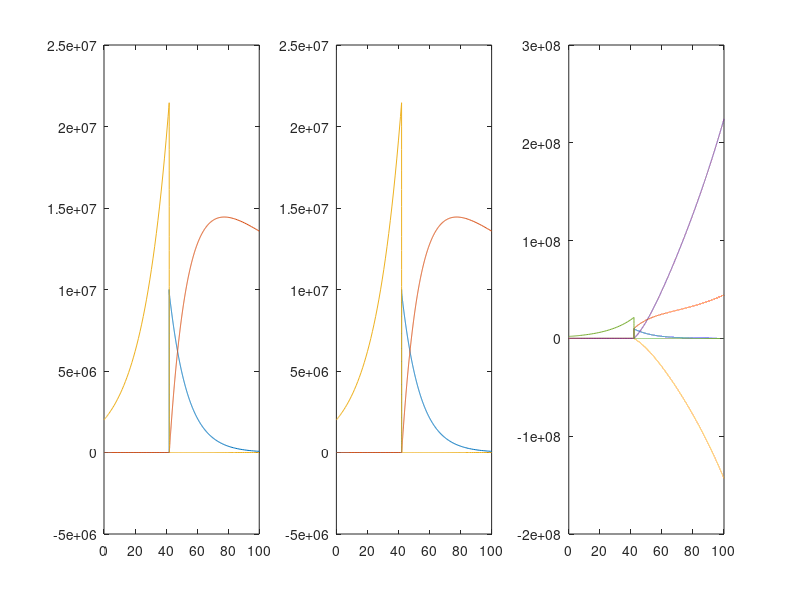

Here is the MATLAB script that generated this plot:
%Modeling tumor interaction with CAR-T and memory CAR-T cells over t
clc
clear all
close all

timeofinjection = 42;
%Conversion coefficient of memory CAR-T to effector
theta44 = 0.000006;
theta117 = 0.000006; 
%Numerical parameter
deltaT = 0.001;
%Tumor proliferation rate
r = 0.05650026;
%Tumor death by CAR-T -> cytotoxic coefficient
gamma44 = 0.000003715843;
gamma117 = 0.000003715843;
%Inverse of tumor support capacity
b = 0.000000000001404029;
%CAR-T proliferation rate
phi44 = 0.265;
phi117 = 0.265;
%effector CAR-T cell reduction rate
rho44 = 0.35;
rho117 = 0.35;
%CAR-T inhibition
alpha44 = 0.000000045;
alpha117 = 0.000000045;
%Effector to memory conversion rate
e44 = 0.15;
e117 = 0.15;
%Memory CAR-T death rate
u44 = 0.005;
u117 = 0.005;

%Define the amount of cells
%Number of tumor cells
T = 2*10.^6;
%Number of CAR-T cells
Ct44 =  10*10.^6;
Ct117 =  10*10.^6;

%D(1) = Car-T cells
%D(2) = Memory Car-T cells
%D(3) = Tumor cells

%CAR-T for CD44 only

f44 = @(t,D) [
    phi44*D(1) - rho44*D(1) + theta44*D(3)*D(2) - alpha44*D(3)*D(1);
    e44*D(1) - theta44*D(3)*D(2) - u44*D(2);
    r*D(3)-r*b*D(3)^2-gamma44*D(1)*D(3)];

[t44, Dct44] = ode45(f44, [0 timeofinjection], [0,0,T]);
tplot = t44;
yplot = Dct44;

[t44, Dct44] = ode45(f44, [tplot(end) 100], [Ct44,Dct44(end,2),Dct44(end,3)]);
tplot = [tplot; t44];
yplot = [yplot; Dct44];

subplot(1,3,1)
plot(tplot, yplot)

%CAR-T for CD117 only

f117 = @(t,D) [
    phi117*D(1) - rho117*D(1) + theta117*D(3)*D(2) - alpha117*D(3)*D(1);
    e117*D(1) - theta117*D(3).*D(2) - u117*D(2);
    r*D(3)-r*b*D(3)^2-gamma117*D(1)*D(3)];

[t117, Dct117] = ode45(f117, [0 timeofinjection], [0,0,T]);
tplot = t117;
yplot = Dct117;

[t117, Dct117] = ode45(f117, [tplot(end) 100], [Ct117,Dct117(end,2),Dct117(end,3)]);
tplot = [tplot; t117];
yplot = [yplot; Dct117];

subplot(1,3,2)
plot(tplot, yplot)

%CAR-T for CD44 and Car-T for CD117 both

%D(1) = Car-T for CD44
%D(2) = Car-T for CD117
%D(3) = Memory Car-T for CD44
%D(4) = Memory Car-T for CD117
%D(5) = Tumor cells

f44_117 = @(t,D) [
    phi44*D(1) - rho44*D(1) + theta44*D(5)*D(3) - alpha44*D(5)*D(1);
    e44*D(1) - theta44*D(5)*D(3) - u44*D(3);
    phi117*D(2) - rho117*D(2) + theta117*D(5)*D(4) - alpha117*D(5)*D(2);
    e117*D(2) - theta117*D(5)*D(4) - u117*D(4);
    r*D(5)-r*b*D(5)^2-gamma44*D(1)*D(5)-gamma117*D(2)*D(5)];

[t44_117, Dct44_117] = ode45(f44_117, [0 timeofinjection], [0,0,0,0,T]);
tplot = t44_117;
yplot = Dct44_117;

[t44_117, Dct44_117] = ode45(f44_117, [tplot(end) 100], [Ct44,Ct117,Dct44_117(end,3),Dct44_117(end,4),Dct44_117(end,5)]);
tplot = [tplot; t44_117];
yplot = [yplot; Dct44_117];

subplot(1,3,3)
plot(tplot, yplot)

% end